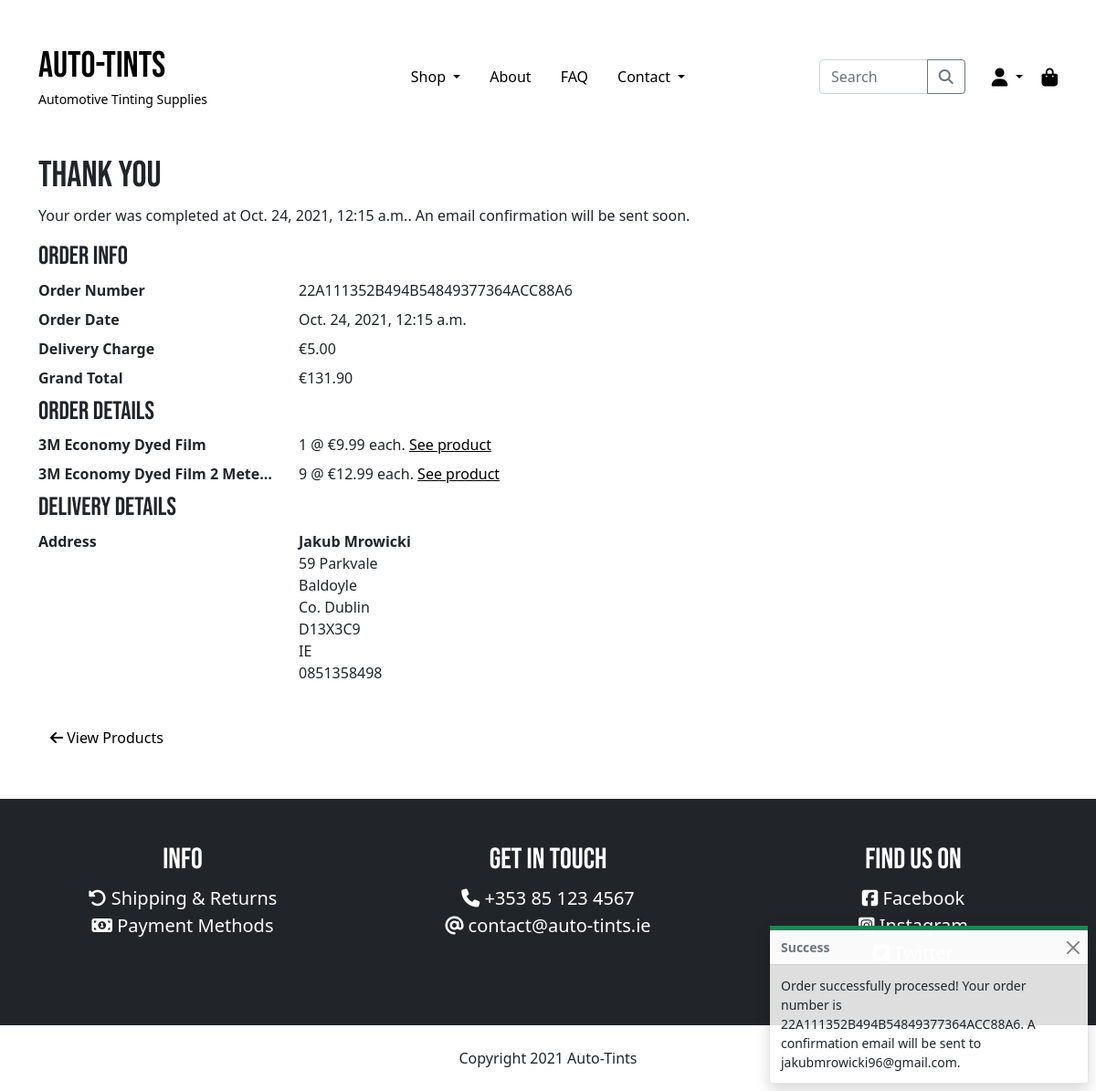
Before: /checkout/success/22A111352B494B54849377364ACC88A6 with the older database file.
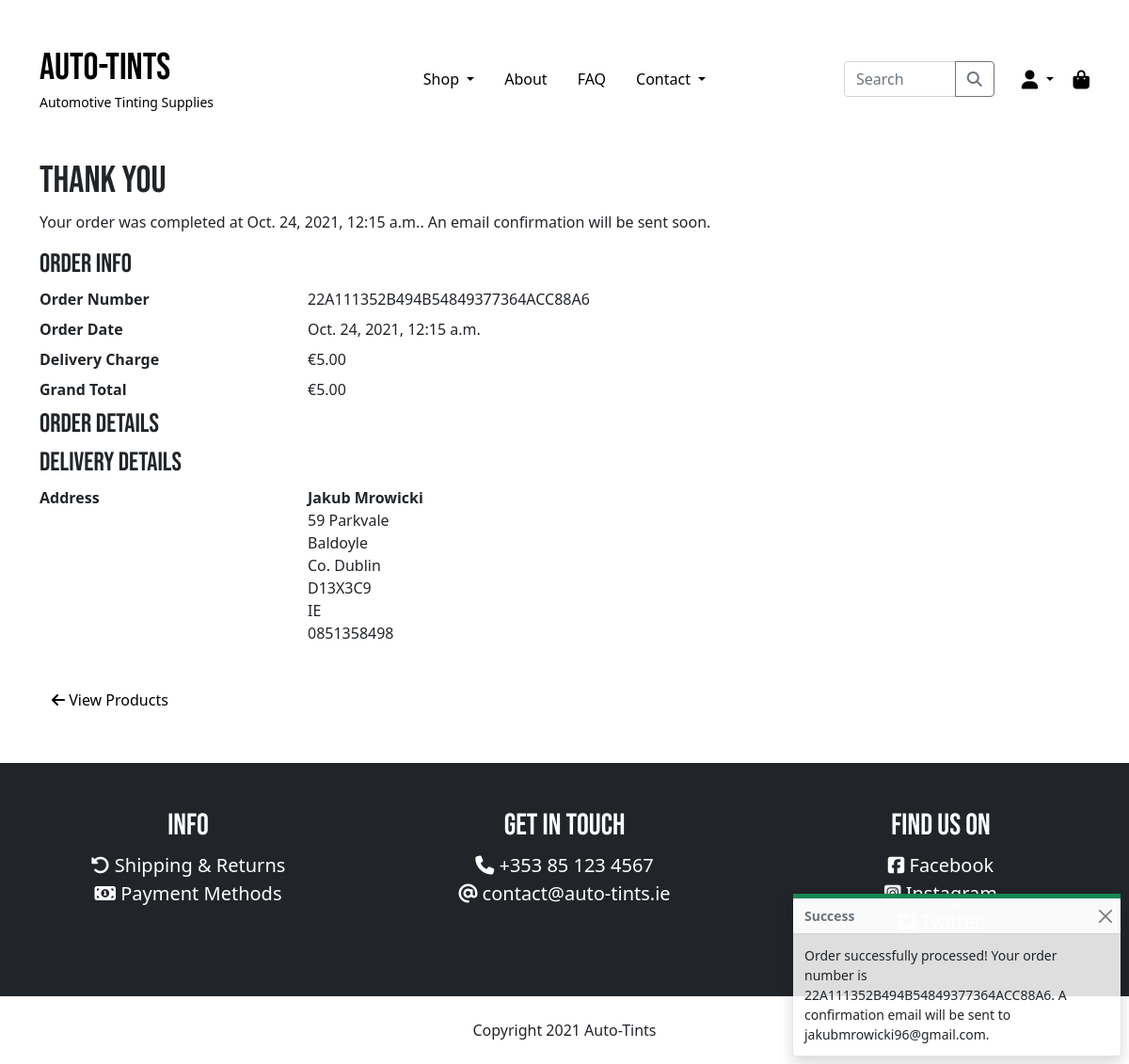
After: the same page with the newer database file.
### checkout/models.py (models this page shows, shortened)
class Order(models.Model):
    order_number = models.CharField(max_length=32, null=False, editable=False)
    user_profile = models.ForeignKey(UserProfile, on_delete=models.SET_NULL,
                                     null=True, blank=True,
                                     related_name='orders')
    full_name = models.CharField(max_length=50, null=False, blank=False)
    email = models.EmailField(max_length=254, null=False, blank=False)
    phone_number = models.CharField(max_length=20, null=False, blank=False)
    country = CountryField(blank_label="Country *", null=False, blank=False)
    postcode = models.CharField(max_length=20, blank=True, default='')
    town_or_city = models.CharField(max_length=40, null=False, blank=False)
    street_address1 = models.CharField(max_length=80, null=False, blank=False)
    street_address2 = models.CharField(max_length=80, blank=True, default='')
    county = models.CharField(max_length=80, blank=True, default='')
    date = models.DateTimeField(auto_now_add=True)
    delivery_cost = models.DecimalField(max_digits=6, decimal_places=2,
                                        null=False, default=0)
    order_total = models.DecimalField(max_digits=10, decimal_places=2,
                                      null=False, default=0)
    grand_total = models.DecimalField(max_digits=10, decimal_places=2,
                                      null=False, default=0)
    original_cart = models.TextField(null=False, blank=False, default='')
    stripe_pid = models.CharField(max_length=254, null=False,
                                  blank=False, default='')

class OrderLineItem(models.Model):
    order = models.ForeignKey(Order, null=False, blank=False,
                              on_delete=models.CASCADE,
                              related_name='lineitems')
    product = models.ForeignKey(Product, null=False,
                                blank=False, on_delete=models.CASCADE)
    quantity = models.IntegerField(null=False, blank=False, default=0)
    lineitem_total = models.DecimalField(max_digits=6, decimal_places=2,
                                         null=False, blank=False,
                                         editable=False)

### products/models.py (models this page shows, shortened)
class Product(models.Model):
    category = models.ForeignKey(Category, null=True,
                                 blank=True, on_delete=models.SET_NULL)
    sku = models.CharField(max_length=254, blank=True, default='')
    name = models.CharField(max_length=254)
    description = models.TextField()
    price = models.DecimalField(max_digits=6, decimal_places=2)
    image = models.ImageField(default="noimage.jpg")

### checkout/views.py (the view, shortened to what this page needs)
# urls.py: path('success/<order_number>', views.checkout_success,
def checkout_success(request, order_number):
    save_info = request.session.get('save_info')
    order = get_object_or_404(Order, order_number=order_number)
    messages.success(request, f'Order successfully processed! \
        Your order number is {order_number}. A confirmation \
        email will be sent to {order.email}.')
    if 'cart' in request.session:
        del request.session['cart']
    template = 'checkout/checkout_success.html'
    context = {
        'order': order,
    }
    return render(request, template, context)

### auto_tints/context_processors.py (called while the page is built, shortened)
def get_categories(request):
    categories = Category.objects.all()
    context = {
        'categories': categories,
    }
    return context

def cart_contents(request):
    cart = request.session.get('cart', {})
    cart_items = []
    cart_items_count = 0
    total = 0
    if cart:
        for quantity in list(cart.values()):
            cart_items_count += int(quantity)
    grand_total = total + settings.DELIVERY_CHARGE
    context = {
        'cart_items': cart_items,
        'cart_items_count': cart_items_count,
        'total': total,
        'grand_total': grand_total,
        'delivery_charge': settings.DELIVERY_CHARGE,
    }
    return context

### checkout/templates/checkout/checkout_success.html (shortened to what this page needs)
{% extends "base.html" %}
{% load static %}
{% block content %}
<div class="container">
    <div class="row">
        <div class="col-12 mb-5">
            <h1>Thank You</h1>
            <p>Your order was completed at {{ order.date }}. An email confirmation will be sent soon.</p>
            <dl class="row">
                <h3>Order Info</h3>
                <dt class="col-sm-3">Order Number</dt>
                <dd class="col-sm-9">{{ order.order_number }}</dd>
                <dt class="col-sm-3">Order Date</dt>
                <dd class="col-sm-9">{{ order.date }}</dd>
                <dt class="col-sm-3">Delivery Charge</dt>
                <dd class="col-sm-9">€{{ order.delivery_cost }}</dd>
                <dt class="col-sm-3">Grand Total</dt>
                <dd class="col-sm-9">€{{ order.grand_total }}</dd>
                <h3>Order Details</h3>
                {% for item in order.lineitems.all %}
                    <dt class="col-sm-3 text-truncate" title="{{ item.product.name }}">{{ item.product.name }}</dt>
                    <dd class="col-sm-9">
                        {{ item.quantity }} @ €{{ item.product.price }} each. <a href="{% url 'products' %}{{ item.product.pk }}"><u>See product</u></a>
                    </dd>
                {% endfor %}
                <h3>Delivery Details</h3>
                <dt class="col-sm-3">Address</dt>
                <dd class="col-sm-9">
                    <address>
                        <b>{{ order.full_name }}</b><br>
                        {{ order.street_address1 }}<br>
                        {% if order.town_or_city %}
                            {{ order.town_or_city }}<br>
                        {% endif %}
                        {% if order.county %}
                            {{ order.county }}<br>
                        {% endif %}
                        {{ order.postcode }}<br>
                        {{ order.country }}<br>
                        {{ order.phone_number }}
                    </address>
                </dd>
            </dl>
            <a href="{% url 'home' %}" class="btn btn-link"><i class="fas fa-arrow-left"></i> View Products</a>
        </div>
    </div>
</div>
{% endblock %}

Changed rows visible on the page:
removed OrderLineItem: product.name "3M Economy Dyed Film", quantity "1", product.price "9.99"
removed OrderLineItem: product.name "3M Economy Dyed Film 2 Mete…", quantity "9", product.price "12.99"
changed Order "22A111352B494B54849377364ACC88A6": grand_total "131.90" → "5.00"
